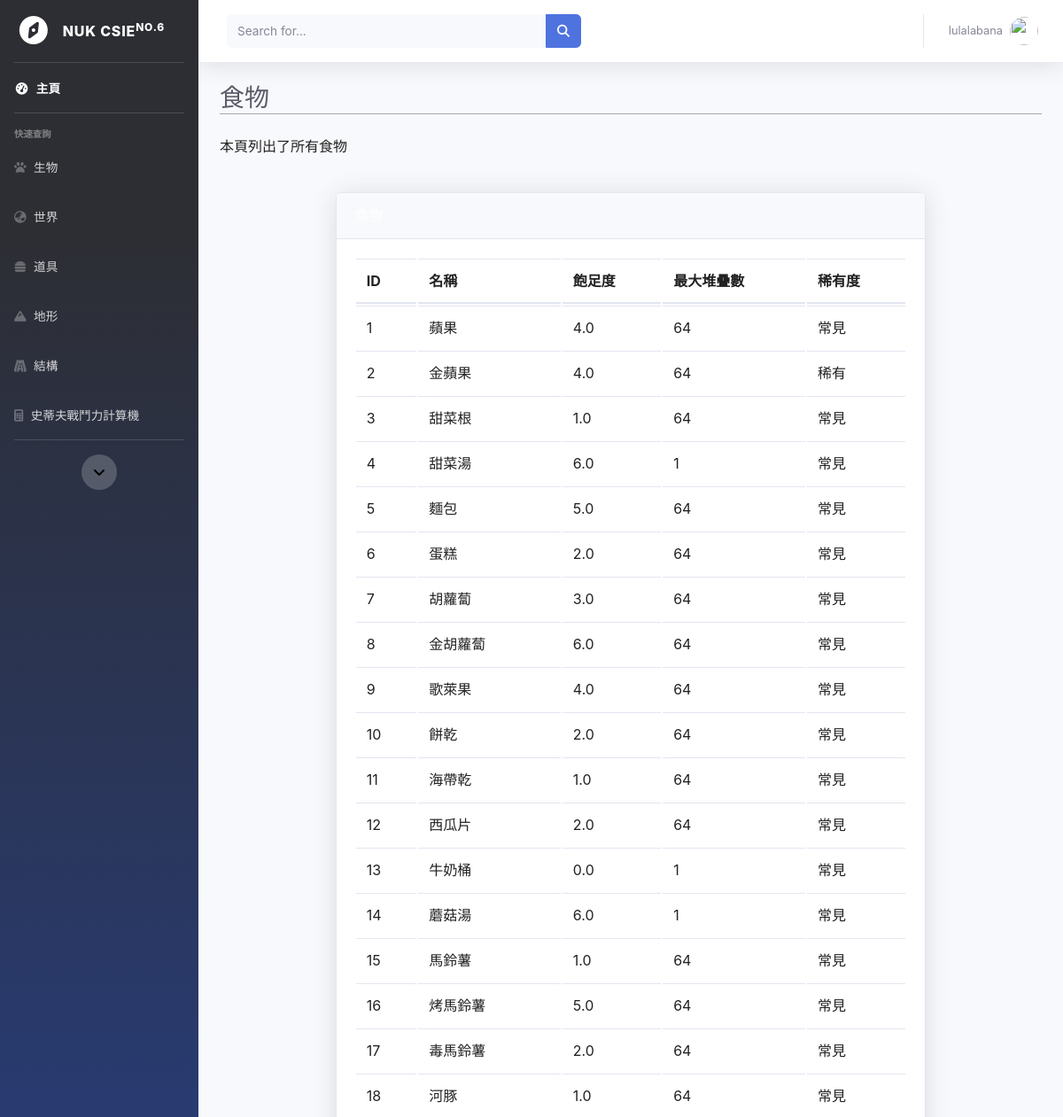
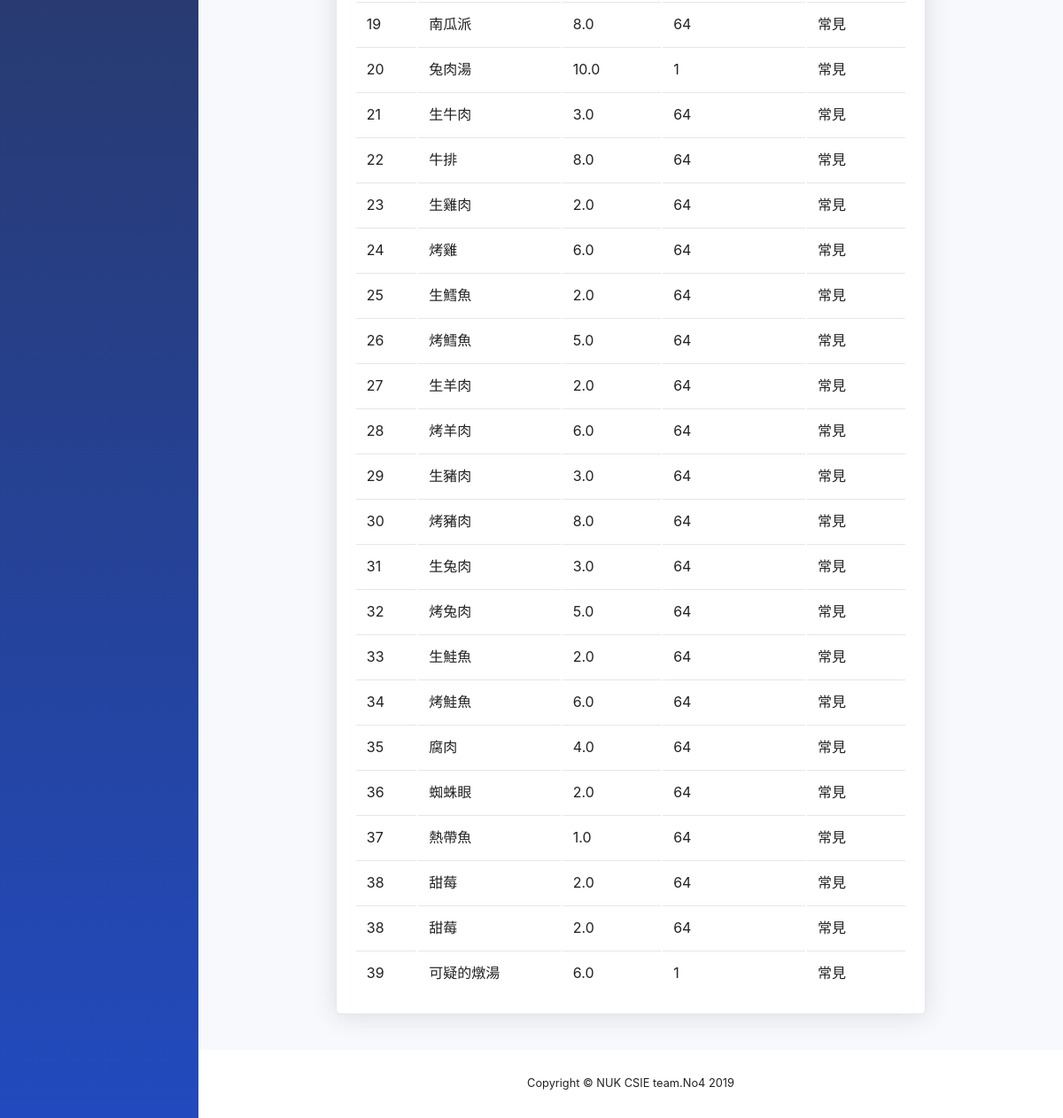
The page /MinecraftDB/foods/ (signed in) on the database its author committed (2 pictures, top to bottom).
### MinecraftDB/models.py (models this page shows, shortened)
class Food(models.Model):
    Food_name=models.CharField(max_length=20)
    Satiety=models.FloatField(default=0)

### MinecraftDB/views.py (the view)
# urls.py: path('foods/', views.foods, name='foods'),
def foods(request):
    cursor = connection.cursor()
    cursor.execute(
        'select MinecraftDB_food.id,Food_name,Satiety,Rarity,Max_Quantity from MinecraftDB_food,MinecraftDB_item where Food_name=Item_name')
    search = cursor.fetchall()
    print(search)
    List = []
    for item in search:
        list_s = {'id': item[0], 'name': item[1], 'Satiety': item[2],'Rarity':item[3],'Max_Quanity':item[4]}
        List.append(list_s)
    return render(request, 'static/main_page/foods.html',{'Username': request.session['username'],'List':List})

### MinecraftDB/templates/static/main_page/foods.html (shortened to what this page needs)
{% load static %}
<!DOCTYPE html>
<html lang="en">
<head>
    <link href='{% static "main_page/css/sb-admin-2.min.css" %}' rel="stylesheet">
</head>
<body id="page-top">
    <div id="wrapper">
        <ul class="navbar-nav bg-gradient-primary sidebar sidebar-dark accordion" id="accordionSidebar">
            <form action="/MinecraftDB/backtomain/" method="POST">
                <a class="sidebar-brand d-flex align-items-center justify-content-center" href="/MinecraftDB/backtomain/">
                    <div class="sidebar-brand-icon rotate-n-15">
                        <i class="fas fa-compass"></i>
                    </div>
                    <div class="sidebar-brand-text mx-3">NUK CSIE<sup>No.6</sup></div>
                </a>
            </form>
            <hr class="sidebar-divider my-0">
            <li class="nav-item active">
                <form action="/MinecraftDB/backtomain/" method="POST">
                    <a class="nav-link" href="/MinecraftDB/backtomain/">
                        <i class="fas fa-fw fa-tachometer-alt"></i>
                        <span>主頁</span></a>
                </form>
            </li>
            <hr class="sidebar-divider">
            <div class="sidebar-heading">
                快速查詢
            </div>
            <li class="nav-item">
                <a class="nav-link collapsed" href="#" data-toggle="collapse" data-target="#collapseTwo" aria-expanded="true" aria-controls="collapseTwo">
                    <i class="fas fa-paw"></i>
                    <span>生物</span>
                </a>
            </li>
            <li class="nav-item">
                <a class="nav-link collapsed" href="#" data-toggle="collapse" data-target="#collapseThree" aria-expanded="true" aria-controls="collapseThree">
                    <i class="fas fa-globe-asia"></i>
                    <span>世界</span>
                </a>
            </li>
            <li class="nav-item">
                <a class="nav-link collapsed" href="#" data-toggle="collapse" data-target="#collapsePages" aria-expanded="true" aria-controls="collapsePages">
                    <i class="fas fa-hamburger"></i>
                    <span>道具</span>
                </a>
            </li>
            <li class="nav-item">
                <a class="nav-link" href="/MinecraftDB/biome">
                    <i class="fas fa-mountain"></i>
                    <span>地形</span></a>
            </li>
            <li class="nav-item">
                <a class="nav-link" href="/MinecraftDB/structures">
                    <i class="fas fa-gopuram"></i>
                    <span>結構</span></a>
            </li>
            <li class="nav-item">
                <a class="nav-link" href="/MinecraftDB/Steve">
                    <i class="fa fa-calculator" aria-hidden="true"></i>
                    <span>史蒂夫戰鬥力計算機</span></a>
            </li>
            <hr class="sidebar-divider d-none d-md-block">
            <div class="text-center d-none d-md-inline">
                <button class="rounded-circle border-0" id="sidebarToggle"><i class="fas fa-angle-down"></i></button>
            </div>
        </ul>
        <div id="content-wrapper" class="d-flex flex-column">
            <div id="content">
                <nav class="navbar navbar-expand navbar-light bg-white topbar mb-4 static-top shadow">
                    <form class="d-none d-sm-inline-block form-inline mr-auto ml-md-3 my-2 my-md-0 mw-100 navbar-search">
                        <div class="input-group">
                            <input type="text" class="form-control bg-light border-0 small" placeholder="Search for..." aria-label="Search" aria-describedby="basic-addon2">
                            <div class="input-group-append">
                                <button class="btn btn-primary" type="button">
                                    <i class="fas fa-search fa-sm"></i>
                                </button>
                            </div>
                        </div>
                    </form>
                    <ul class="navbar-nav ml-auto">
                        <li class="nav-item dropdown no-arrow">
                            <a class="nav-link dropdown-toggle" href="#" id="userDropdown" role="button" data-toggle="dropdown" aria-haspopup="true" aria-expanded="false">
                                <span class="mr-2 d-none d-lg-inline text-gray-600 small">{{Username}}</span>
                                <img class="img-profile rounded-circle" src="https://fakeimg.pl/128x128/?retina=1&text=%E5%B8%A5%E5%93%A5&font=noto">
                            </a>
                        </li>
                    </ul>
                </nav>
                <div class="container-fluid">
                    <div class="d-sm-flex align-items-center justify-content-main mb-4">
                        <h1 class="h3 mb-0 text-gray-800">食物</h1>
                    </div>
                    <div class="d-sm-flex align-items-center justify-content-between mb-4">
                        <p>本頁列出了所有食物</p>
                    </div>
                    <div class="row">
                        <div class="row inner">
                            <div class="table">
                                <div class="card shadow mb-4">
                                    <div class="card-header py-3 d-flex flex-row align-items-center justify-content-between">
                                        <h6 class="m-0 font-weight-bold text-primary">食物</h6>
                                    </div>
                                    <div class="card-body">
                                        <table class="sortable wikitable jquery-tablesorter" data-description="名稱">
                                            <thead>
                                                <tr>
                                                    <th>ID</th>
                                                    <th class="headerSort" tabindex="0" role="columnheader button" title="該生物名稱">名稱
                                                    </th>
                                                    <th class="headerSort headerSortDown" tabindex="0" role="columnheader button" title="該搜索範圍">飽足度
                                                    </th>
                                                    <th class="headerSort headerSortDown" tabindex="0" role="columnheader button" title="該搜索範圍">最大堆疊數
                                                    </th>
                                                    <th class="headerSort headerSortDown" tabindex="0" role="columnheader button" title="該搜索範圍">稀有度
                                                    </th>
                                                </tr>
                                            </thead>
                                            <tbody>
                                                {% for item in List %}
                                                <tr>
                                                    <td>{{item.id}}</td>
                                                    <td>{{item.name}}</td>
                                                    <td>{{item.Satiety}}</td>
                                                    <td>{{item.Max_Quanity}}</td>
                                                    <td>{{item.Rarity}}</td>
                                                </tr>
                                                {% endfor %}
                                            </tbody>
                                        </table>
                                    </div>
                                </div>
                            </div>
                        </div>
                    </div>
                </div>
                <footer class="sticky-footer bg-white">
                    <div class="container my-auto">
                        <div class="copyright text-center my-auto">
                            <span>Copyright &copy; NUK CSIE team.No4 2019</span>
                        </div>
                    </div>
                </footer>
            </div>
        </div>
</body>
</html>

### rows shown on the page
Food: id "1", name "蘋果", Satiety "4.0", Max_Quanity "64", Rarity "常見"
Food: id "2", name "金蘋果", Satiety "4.0", Max_Quanity "64", Rarity "稀有"
Food: id "3", name "甜菜根", Satiety "1.0", Max_Quanity "64", Rarity "常見"
Food: id "4", name "甜菜湯", Satiety "6.0", Max_Quanity "1", Rarity "常見"
Food: id "5", name "麵包", Satiety "5.0", Max_Quanity "64", Rarity "常見"
Food: id "6", name "蛋糕", Satiety "2.0", Max_Quanity "64", Rarity "常見"
Food: id "7", name "胡蘿蔔", Satiety "3.0", Max_Quanity "64", Rarity "常見"
Food: id "8", name "金胡蘿蔔", Satiety "6.0", Max_Quanity "64", Rarity "常見"
Food: id "9", name "歌萊果", Satiety "4.0", Max_Quanity "64", Rarity "常見"
Food: id "10", name "餅乾", Satiety "2.0", Max_Quanity "64", Rarity "常見"
Food: id "11", name "海帶乾", Satiety "1.0", Max_Quanity "64", Rarity "常見"
Food: id "12", name "西瓜片", Satiety "2.0", Max_Quanity "64", Rarity "常見"
Food: id "13", name "牛奶桶", Satiety "0.0", Max_Quanity "1", Rarity "常見"
Food: id "14", name "蘑菇湯", Satiety "6.0", Max_Quanity "1", Rarity "常見"
Food: id "15", name "馬鈴薯", Satiety "1.0", Max_Quanity "64", Rarity "常見"
Food: id "16", name "烤馬鈴薯", Satiety "5.0", Max_Quanity "64", Rarity "常見"
Food: id "17", name "毒馬鈴薯", Satiety "2.0", Max_Quanity "64", Rarity "常見"
Food: id "18", name "河豚", Satiety "1.0", Max_Quanity "64", Rarity "常見"
Food: id "19", name "南瓜派", Satiety "8.0", Max_Quanity "64", Rarity "常見"
Food: id "20", name "兔肉湯", Satiety "10.0", Max_Quanity "1", Rarity "常見"
Food: id "21", name "生牛肉", Satiety "3.0", Max_Quanity "64", Rarity "常見"
Food: id "22", name "牛排", Satiety "8.0", Max_Quanity "64", Rarity "常見"
Food: id "23", name "生雞肉", Satiety "2.0", Max_Quanity "64", Rarity "常見"
Food: id "24", name "烤雞", Satiety "6.0", Max_Quanity "64", Rarity "常見"
Food: id "25", name "生鱈魚", Satiety "2.0", Max_Quanity "64", Rarity "常見"
Food: id "26", name "烤鱈魚", Satiety "5.0", Max_Quanity "64", Rarity "常見"
Food: id "27", name "生羊肉", Satiety "2.0", Max_Quanity "64", Rarity "常見"
Food: id "28", name "烤羊肉", Satiety "6.0", Max_Quanity "64", Rarity "常見"
Food: id "29", name "生豬肉", Satiety "3.0", Max_Quanity "64", Rarity "常見"
Food: id "30", name "烤豬肉", Satiety "8.0", Max_Quanity "64", Rarity "常見"
Food: id "31", name "生兔肉", Satiety "3.0", Max_Quanity "64", Rarity "常見"
Food: id "32", name "烤兔肉", Satiety "5.0", Max_Quanity "64", Rarity "常見"
Food: id "33", name "生鮭魚", Satiety "2.0", Max_Quanity "64", Rarity "常見"
Food: id "34", name "烤鮭魚", Satiety "6.0", Max_Quanity "64", Rarity "常見"
Food: id "35", name "腐肉", Satiety "4.0", Max_Quanity "64", Rarity "常見"
Food: id "36", name "蜘蛛眼", Satiety "2.0", Max_Quanity "64", Rarity "常見"
Food: id "37", name "熱帶魚", Satiety "1.0", Max_Quanity "64", Rarity "常見"
Food: id "38", name "甜莓", Satiety "2.0", Max_Quanity "64", Rarity "常見"
Food: id "39", name "可疑的燉湯", Satiety "6.0", Max_Quanity "1", Rarity "常見"

### other values the page prints
{{ Username }} "lulalabana"
